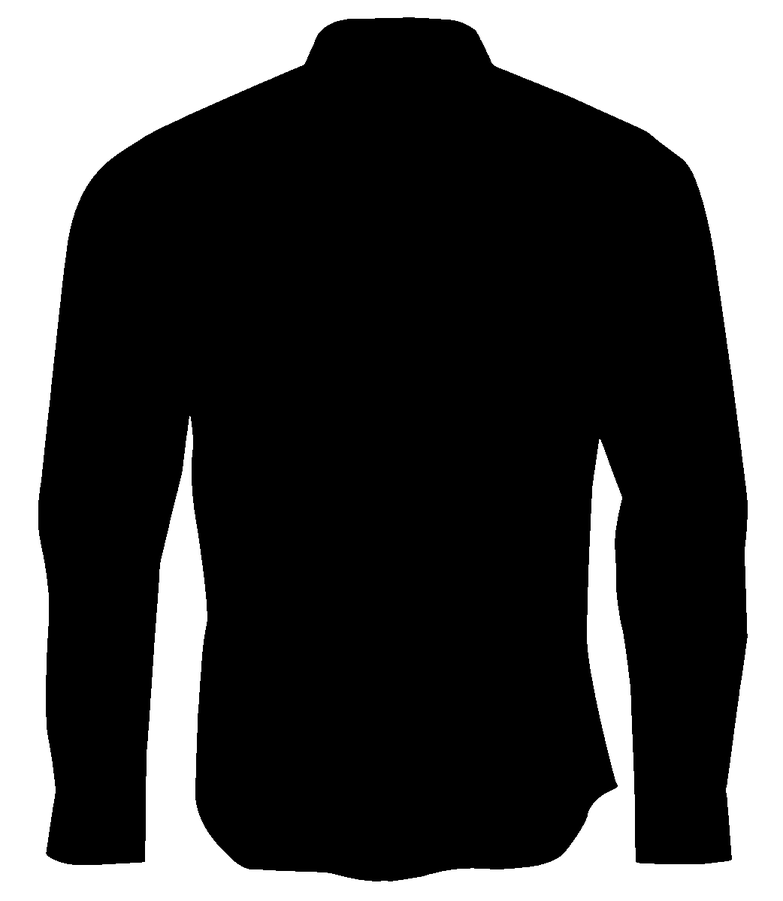
//> input picture data/3.png, 783 x 901 px, shrunk from 1042 x 1200 before the run, given in place of 1, which was not available
$ ./shape_example2   (built with g++ and OpenCV 4)
//> lines starting //> are read from the running program, lines starting //| are printed output that depends on the picture; after the words box and inside, x2 and y2 are one past the last pixel; in counts of white or black regions, pixels touching at a corner belong together; pictures that were not available may be replaced by others from this repository, and a replacement may not be noted
/*
 * shape_context.cpp -- Shape context demo for shape matching
 */

#include "opencv2/shape.hpp"
#include "opencv2/imgcodecs.hpp"
#include "opencv2/highgui.hpp"
#include "opencv2/imgproc.hpp"
#include <opencv2/core/utility.hpp>
#include <iostream>
#include <string>

using namespace std;
using namespace cv;

static void help()
{
    printf("\n"
            "This program demonstrates a method for shape comparisson based on Shape Context\n"
            "You should run the program providing a number between 1 and 20 for selecting an image in the folder ../data/shape_sample.\n"
            "Call\n"
            "./shape_example [number between 1 and 20, 1 default]\n\n");
}

static vector<Point> simpleContour( const Mat& currentQuery, int n=300 )
{
    vector<vector<Point> > _contoursQuery;
    vector <Point> contoursQuery;
    findContours(currentQuery, _contoursQuery, RETR_LIST, CHAIN_APPROX_NONE);
    for (size_t border=0; border<_contoursQuery.size(); border++)
    {
        for (size_t p=0; p<_contoursQuery[border].size(); p++)
        {
            contoursQuery.push_back( _contoursQuery[border][p] );
        }
    }

    // In case actual number of points is less than n
    int dummy=0;
    for (int add=(int)contoursQuery.size()-1; add<n; add++)
    {
        contoursQuery.push_back(contoursQuery[dummy++]); //adding dummy values
    }

    // Uniformly sampling
    random_shuffle(contoursQuery.begin(), contoursQuery.end());
    vector<Point> cont;
    for (int i=0; i<n; i++)
    {
        cont.push_back(contoursQuery[i]);
    }
    return cont;
}

int main(int argc, char** argv)
{
    string path = "data/";
    cv::CommandLineParser parser(argc, argv, "{help h||}{@input|1|}{@data|2|}");
    if (parser.has("help"))
    {
        help();
        return 0;
    }
    string indexQuery = parser.get<string>("@input");
    int data = parser.get<int>("@data");
    if (!parser.check())
    {
        parser.printErrors();
        help();
        return 1;
    }
    // [5 lines of commented-out code are left out]
    cv::Ptr <cv::ShapeContextDistanceExtractor> mysc = cv::createShapeContextDistanceExtractor();

    Size sz2Sh(300,300);
    stringstream queryName;
    queryName<<indexQuery;
    Mat query=imread(queryName.str(), IMREAD_GRAYSCALE);
//> query is the input picture: 901 rows x 783 cols, CV_8UC1; min 0, max 255, mean 76.6
    Mat color=imread(queryName.str());
    int npoints = 0;

    //BW Operation
    GaussianBlur(query, query, Size(7,7), 1.5, 1.5);
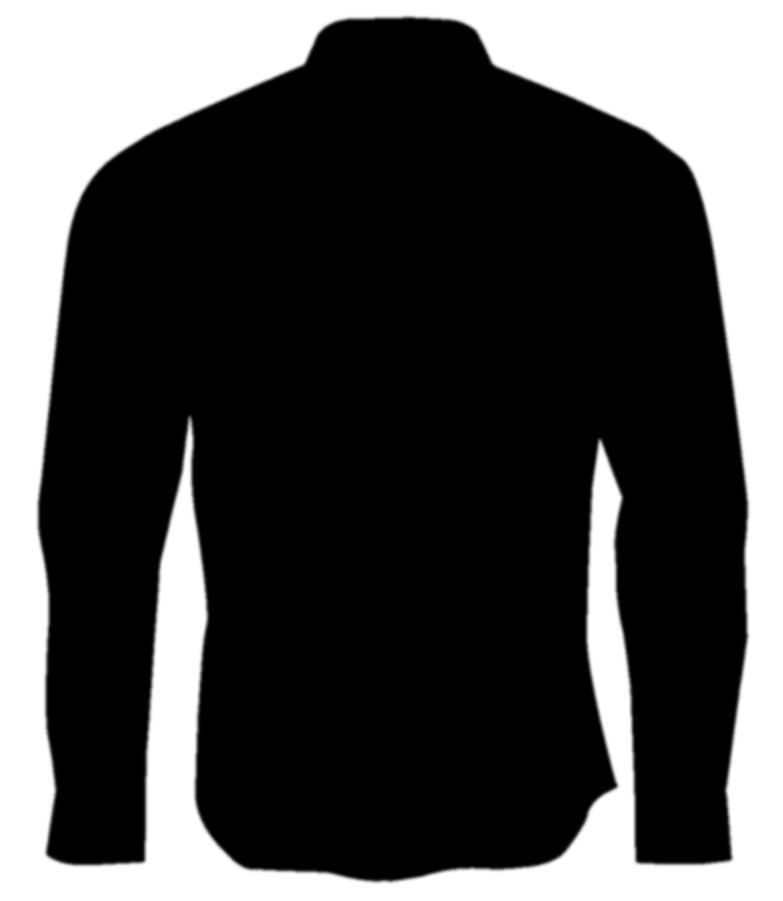
//> query: 901 rows x 783 cols, CV_8UC1; 4.89% of pixels changed, all inside (x1, y1, x2, y2) = (34, 13, 752, 886)
    GaussianBlur(color, color, Size(7,7), 1.5, 1.5);
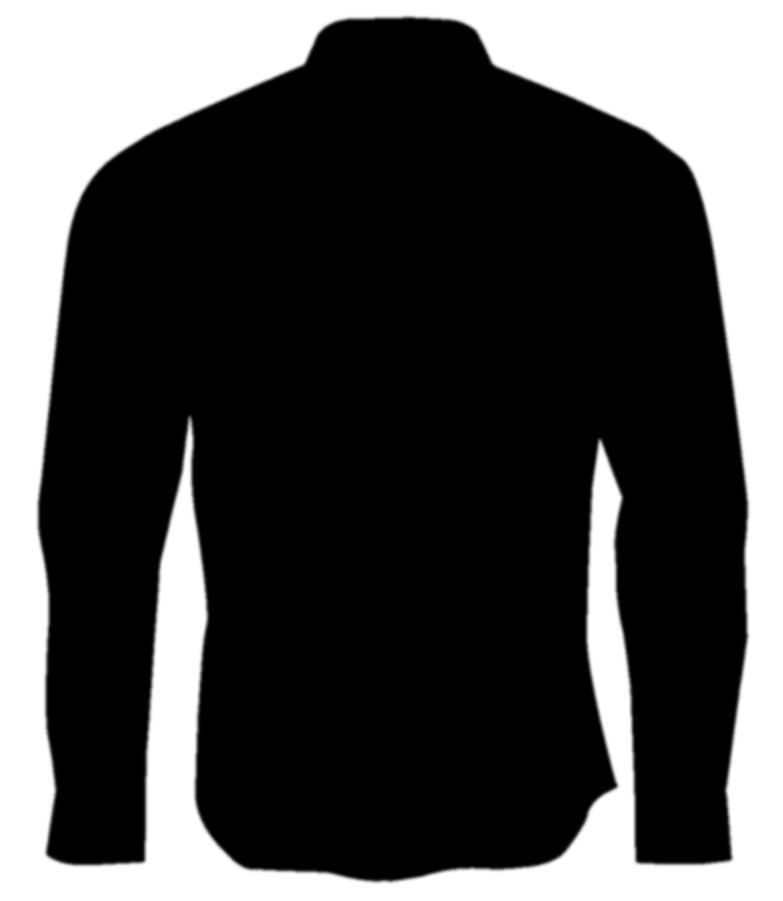
//> color: 901 rows x 783 cols, CV_8UC3; 4.89% of pixels changed, all inside (x1, y1, x2, y2) = (34, 13, 752, 886)
    threshold(query, query, 200, 255, CV_THRESH_BINARY);
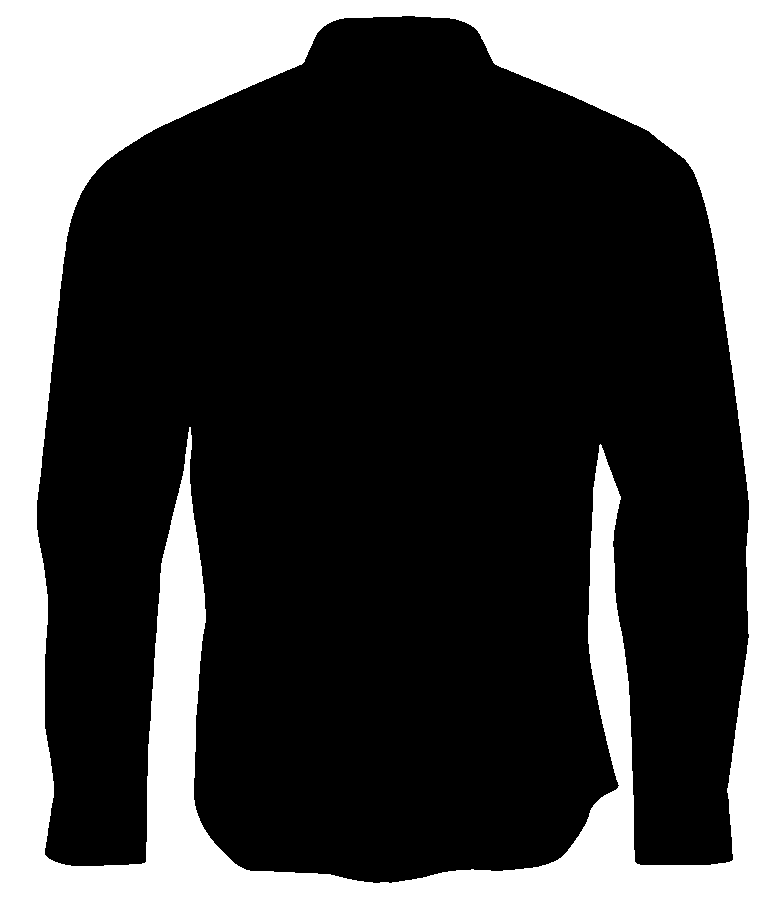
//> query: 901 rows x 783 cols, CV_8UC1; 29.3% white; 1 white region, box (x1, y1, x2, y2) and area: (0, 0, 783, 901) 206772
    bitwise_not ( query, query );

    // Mat queryToShow;
    // resize(query, queryToShow, sz2Sh);
    // imshow("QUERY", queryToShow);
    vector<Point> contQuery = simpleContour(query);
//> the loop in simpleContour, `for (size_t border=0; border<_contoursQuery.size(); border++)` made 1 pass
//> after the loop in simpleContour, `for (size_t border=0; border<_contoursQuery.size(); border++)`: contoursQuery = contour of 4237 points, box (x1, y1, x2, y2) (37, 16, 749, 883), area 496592
//> after the loop in simpleContour, `for (int add=(int)contoursQuery.size()-1; add<n; add++)`: dummy = 0
//> in simpleContour, `random_shuffle(contoursQuery.begin(), contoursQuery.end());`: contoursQuery = 4237 Points (x, y), first 12: [679, 864], [146, 776], [748, 505], [634, 817], [612, 767], [57, 317], [42, 555], [727, 344], [254, 85], [698, 186], [708, 219], [69, 864]
//> after the loop in simpleContour, `for (int i=0; i<n; i++)`: cont = 300 Points (x, y), first 12: [679, 864], [146, 776], [748, 505], [634, 817], [612, 767], [57, 317], [42, 555], [727, 344], [254, 85], [698, 186], [708, 219], [69, 864]
//> contQuery has the same summary as cont in simpleContour

    //set the size of the contour
    npoints = contQuery.size();
//> npoints = 300
    // Create the mask with the polygon
    Mat1b mask = cv::Mat1b::zeros(color.rows,color.cols);
    // Mat1b colorViz = cv::Mat1b::zeros(color.rows,color.cols);
    //This is required for converting Vector Points to Point*
    const Point* elementPoints[1] = { &contQuery[0] };
//> elementPoints = 1 item

    // [15 lines of commented-out code are left out]
    fillPoly(mask, elementPoints, &npoints, 1, Scalar(255));
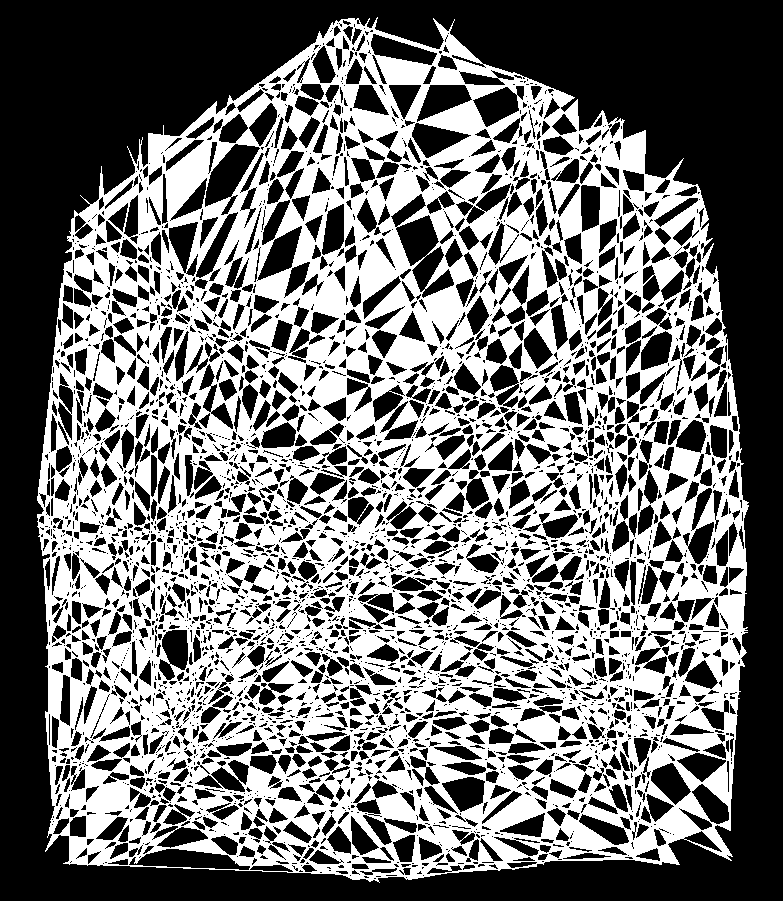
//> mask: 901 rows x 783 cols, CV_8UC1; 44.9% white; 1 white region, box (x1, y1, x2, y2) and area: (37, 17, 749, 883) 316524

    // [8 lines of commented-out code are left out]
    Scalar average = mean(color, mask);
//> average = Scalar(17.76, 17.76, 17.76)

    // [11 lines of commented-out code are left out]

    int bestMatch = 0;
    float bestDis=FLT_MAX;
    for ( int ii=1; ii<=data; ii++ )
    {
        //waitKey(30);
        stringstream iiname;
        iiname<<path<<ii<<".png";
        Mat iiIm=imread(iiname.str(), 0);
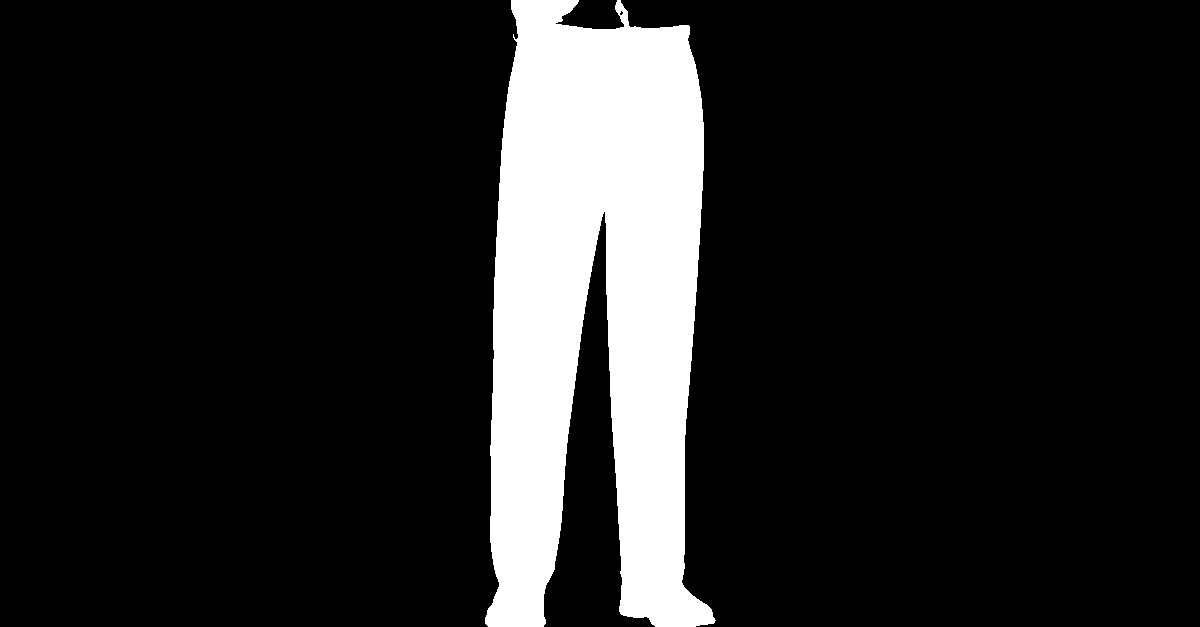
//> input picture data/1.png, 1200 x 627 px
//> iiIm: 627 rows x 1200 cols, CV_8UC1; 13.7% white; 1 white region, box (x1, y1, x2, y2) and area: (485, 0, 716, 627) 102769
        // [4 lines of commented-out code are left out]
        vector<Point> contii = simpleContour(iiIm);
//> the loop in simpleContour (call 2), `for (size_t border=0; border<_contoursQuery.size(); border++)` made 2 passes
//> contii = 300 Points (x, y), first 12: [671, 626], [619, 28], [650, 621], [511, 74], [495, 268], [699, 234], [557, 22], [684, 484], [689, 29], [514, 57], [699, 87], [494, 277]
        float dis = mysc->computeDistance( contQuery, contii );
//> dis = 0.569
        if ( dis<bestDis )
        {
            bestMatch = ii;
            bestDis = dis;
//> bestDis = 0.569
        }
        // [8 lines of commented-out code are left out]
    }
//> after the loop, bestDis = 0.569
    // ofstream myfile;
    // myfile.open ("answer.txt");
    switch(bestMatch) {
        case 1: std::cout<< "pant" <<std::endl;break;
        case 2: std::cout<< "pant" <<std::endl;break;
        case 3: std::cout<< "shirt" <<std::endl;break;
        case 4: std::cout<< "shirt" <<std::endl;break;
        case 5: std::cout<< "shirt" <<std::endl;break;
        case 6: std::cout<< "shirt" <<std::endl;break;
        case 7: std::cout<< "shirt" <<std::endl;break;
        case 8: std::cout<< "shirt" <<std::endl;break;
        case 9: std::cout<< "shirt" <<std::endl;break;
        case 10: std::cout<< "shirt" <<std::endl;break;
        case 11: std::cout<< "pant" <<std::endl;break;
        case 12: std::cout<< "pant" <<std::endl;break;
    }
    //getchar();
    std::cout<< (int)average[0] << "," << (int)average[1] << "," << (int)average[2] <<std::endl;
//| 17,17,17
    //myfile.close();

    return 0;
}
